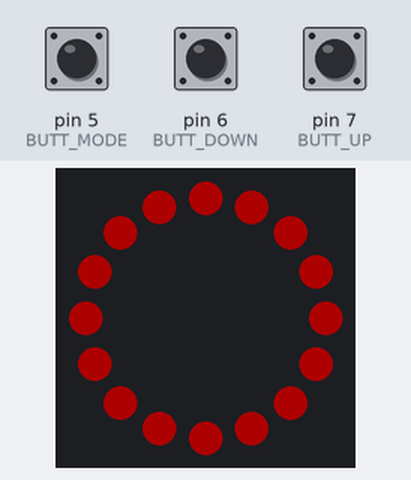
A sketch run on a simulated Arduino Uno, built with avr-gcc and run on an emulated ATmega328P. Parts: 16 RGB LEDs in a ring, first at the top, clockwise. The test bench sets the inputs (shaded band); at power-on: pin 5 (BUTT_MODE) HIGH, pin 7 (BUTT_UP) HIGH, pin 6 (BUTT_DOWN) HIGH. Dim RGB values are drawn brighter than linear.

Above: at 3.0 s.
3.1 s: pin 5 (BUTT_MODE) pulled LOW for 0.15 s
6.2 s: pin 5 (BUTT_MODE) pulled LOW for 1 s
7.8 s: pin 7 (BUTT_UP) pulled LOW for 1 s
At 8.04 s:
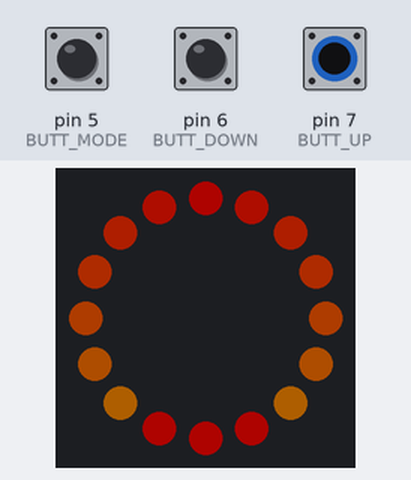
9.4 s: pin 6 (BUTT_DOWN) pulled LOW for 0.15 s
At 9.56 s:
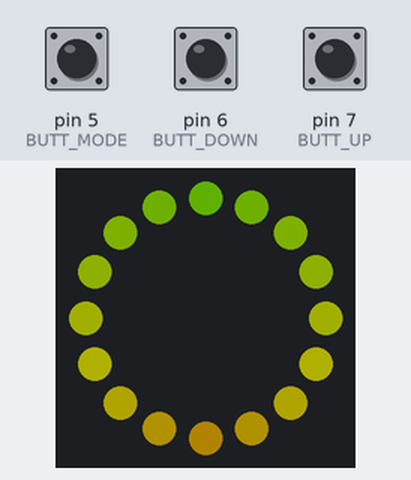
10.1 s: pin 7 (BUTT_UP) pulled LOW for 0.15 s
At 10.31 s:
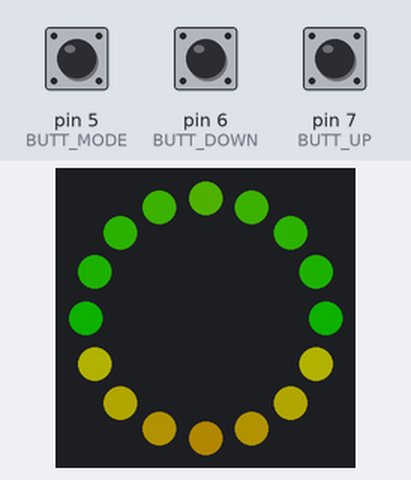
10.8 s: pin 6 (BUTT_DOWN) pulled LOW for 3.2 s
At 10.92 s:
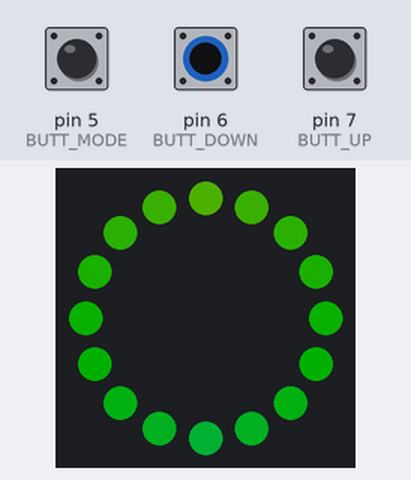

The sketch:

app.ino
```cpp
#include <Arduino.h>

#include <Adafruit_NeoPixel.h>
#include <RBD_Timer.h>
#include <RBD_Button.h>

#include "include/ioPins.h"
#include "include/powerFunctions.h"
#include "include/LedRing.h"


// ----------------------------------------------------------------------------
// TIMERS
// ----------------------------------------------------------------------------

// Power-Off when button is pressed for (n) sec
#define POWEROFF_TIME 4000
RBD::Timer timer_PowerOff;

// Initial hold-lock and step-factor
// (to lower the initial value while the button is pressed)
#define BUTTON_HOLD_TIME 50
#define BUTTON_HOLD_STEPUPFACTOR 1.05
RBD::Timer timer_ButtonHold;

// ----------------------------------------------------------------------------
// BUTTONS
// ----------------------------------------------------------------------------

// input pullup enabled by default
RBD::Button button_Mode(BUTT_MODE);
RBD::Button button_Down(BUTT_DOWN);
RBD::Button button_Up(BUTT_UP);

// ----------------------------------------------------------------------------
// LED RING
// ----------------------------------------------------------------------------

LedRing ringObject(RING_SIZE, RING_DATA_PIN);

// ----------------------------------------------------------------------------

void resetButtonHoldTimer( boolean fullReset = false ) {
    if ( fullReset ) {
        timer_ButtonHold.setTimeout(BUTTON_HOLD_TIME);
    }
    else {
        unsigned long newTime = timer_ButtonHold.getTimeout() / BUTTON_HOLD_STEPUPFACTOR;
        timer_ButtonHold.setTimeout( newTime );
    }
    timer_ButtonHold.restart();
}

void testRing() {
    // Fill along the length of the strip in various colors...
    ringObject.colorWipe(Adafruit_NeoPixel::Color( 255,   0,   0)    , 20); // Red
    ringObject.colorWipe(Adafruit_NeoPixel::Color(  0,  255,   0)    , 20); // Green
    ringObject.colorWipe(Adafruit_NeoPixel::Color(  0,    0, 255)    , 20); // Blue
    ringObject.colorWipe(Adafruit_NeoPixel::Color( 255, 255, 255, 0) , 20); // White
    ringObject.colorWipe(Adafruit_NeoPixel::Color(  0,   0,   0,  0) , 20);
    delay(200);
}

void setup() {
    powerInit();

    timer_PowerOff.setTimeout(POWEROFF_TIME);
    resetButtonHoldTimer( true );

    ringObject.init(BRIGHTNESS_START);
    testRing();
}

void shutDownProcess() {
    ringObject.colorWipe( Adafruit_NeoPixel::Color(0, 0, 0), 100 );
    ringObject.neoPixelObject->setBrightness(0);
    ringObject.neoPixelObject->show();
    delay(1000);
    powerOff();
}

void buttonsRead() {

    // Standard "Mode" action
    if ( button_Mode.onReleased() ) {
        ringObject.nextMode();
    }

    // Power controll
    if ( button_Mode.onPressed() ) {
        timer_PowerOff.restart();
    }
    else if ( button_Mode.isPressed() ) {
        if ( timer_PowerOff.isExpired() ) {
            shutDownProcess();
        }
    }

    // Brightness controll
    if ( button_Up.isPressed() && timer_ButtonHold.isExpired() ) {
        ringObject.increaseBrightness();
        resetButtonHoldTimer();
    }
    else if ( button_Down.isPressed() && timer_ButtonHold.isExpired() ) {
        ringObject.decreaseBrightness();
        resetButtonHoldTimer();
    }
    else if ( button_Up.onReleased() || button_Down.onReleased() ) {
        resetButtonHoldTimer( true );
    }
}

void loop() {

    buttonsRead();

    // ringObject.rainbowTest(0, 1);
    ringObject.processMode();
}
```

LedRing.h
```cpp
#ifndef LEDRING_H
#define LEDRING_H

#include <Adafruit_NeoPixel.h>

#define BRIGHTNESS_STEP  1
#define BRIGHTNESS_START 50


class LedRing
{
private:
    uint8_t pixelBrightness;

    // Current Mode Internals
    uint8_t currentMode;
    uint32_t savedHue;
    char16_t submode;
    int savedInt;

public:
    // NeoPixel led object
    Adafruit_NeoPixel* neoPixelObject;

    /**
     * (Description copied from AdaFruid)
     * @param ringSize Number of pixels in NeoPixel strip
     * @param ringDataPin Arduino pin number (must be valid)
     * @param ringType Pixel type flags, add together as needed:
     *   NEO_KHZ800  800 KHz bitstream (most NeoPixel products w/WS2812 LEDs)
     *   NEO_KHZ400  400 KHz (classic 'v1' (not v2) FLORA pixels, WS2811 drivers)
     *   NEO_GRB     Pixels are wired for GRB bitstream (most NeoPixel products)
     *   NEO_RGB     Pixels are wired for RGB bitstream (v1 FLORA pixels, not v2)
     *   NEO_RGBW    Pixels are wired for RGBW bitstream (NeoPixel RGBW products)
     */
    LedRing(uint16_t neoPixelSize, uint16_t neoPixelDataPin, neoPixelType ringType = NEO_GRB + NEO_KHZ800);
    ~LedRing();

    /**
     * Switch the mode
     */
    void nextMode();

    /**
     * Trigger current mode function
     */
    void processMode();

    /**
     * Reset mode memory
     */
    void resetModeInternals();

    /**
     * Init the NeoPixel Object
     * @param startBrightness 0 (min) - 255 (max)
     */
    void init(uint8_t startBrightness);

    /**
     * Increase the brightness
     */
    void increaseBrightness(uint16_t BrightnessStep = BRIGHTNESS_STEP);

    /**
     * Decrease the brightness
     */
    void decreaseBrightness(uint16_t BrightnessStep = BRIGHTNESS_STEP);

    /**
     * ~~ SO: AdaFruit desc ~~
     * Fill strip pixels one after another with a color. Strip is NOT cleared
     * first; anything there will be covered pixel by pixel. Pass in color
     * (as a single 'packed' 32-bit value, which you can get by calling
     * strip.Color(red, green, blue) as shown in the loop() function above),
     * and a delay time (in milliseconds) between pixels.
     * ~~ EO: AdaFruit desc ~~
     *
     * @param color use `Adafruit_NeoPixel::Color(r,g,b)` to select the color
     * @param wait wait time
     */
    void colorWipe(uint32_t color, int wait = 0);

    void mode_rainbowTest();

    void mode_smoothFadeThrough();

    void mode_colorIterate1();

    void mode_colorIterate2();
};

#endif
```

powerFunctions.h
```cpp
#ifndef POWER_FUNCTIONS_HPP
#define POWER_FUNCTIONS_HPP

#include <Arduino.h>
#include "ioPins.h"

void powerOn() {
    digitalWrite(PIN_POWER_UP, HIGH);
}

void powerInit() {
    pinMode(PIN_POWER_UP, OUTPUT);
    powerOn();
}

void powerOff() {
    digitalWrite(PIN_POWER_UP, LOW);
}

#endif // POWER_FUNCTIONS_HPP
```

LedRing.cpp
```cpp
#include "../include/LedRing.h"

#include <Adafruit_NeoPixel.h>

LedRing::LedRing(uint16_t neoPixelSize, uint16_t neoPixelDataPin, neoPixelType ringType)
{
    this->neoPixelObject = new Adafruit_NeoPixel(neoPixelSize, neoPixelDataPin, ringType);

    this->currentMode = 0;
    this->resetModeInternals();
}

LedRing::~LedRing()
{
    delete this->neoPixelObject;
}

void LedRing::nextMode()
{
    this->currentMode++;
    this->resetModeInternals();
}

void LedRing::processMode()
{
    switch (this->currentMode)
    {
    case 0:
        this->mode_rainbowTest();
        break;

    case 1:
        this->mode_smoothFadeThrough();
        break;

    case 2:
        this->mode_colorIterate1();
        break;

    case 3:
        this->mode_colorIterate2();
        break;

    default:
        // unkown mode / reset mode
        this->currentMode = 0;
        this->processMode();
        break;
    }
}

void LedRing::resetModeInternals()
{
    this->savedHue = 0;
    this->submode  = 0;
    this->savedInt = 0;
}

void LedRing::init(uint8_t startBrightness)
{
    this->neoPixelObject->begin(); // INITIALIZE NeoPixel strip object (REQUIRED)
    this->neoPixelObject->show();  // Turn OFF all pixels ASAP
    this->neoPixelObject->setBrightness(startBrightness);
    this->pixelBrightness = startBrightness;
}

void LedRing::increaseBrightness(uint16_t BrightnessStep)
{
    short int newBrightness = this->pixelBrightness + BrightnessStep;
    if (newBrightness < 255) {
        this->pixelBrightness = newBrightness;
        this->neoPixelObject->setBrightness( this->pixelBrightness );
        this->neoPixelObject->show();
    }
}

void LedRing::decreaseBrightness(uint16_t BrightnessStep)
{
    short int newBrightness = this->pixelBrightness - BrightnessStep;
    if (newBrightness > 0) {
        this->pixelBrightness = newBrightness;
        this->neoPixelObject->setBrightness(this->pixelBrightness);
        this->neoPixelObject->show();
    }
}

void LedRing::colorWipe(uint32_t color, int wait)
{
    for(int i=0; i < (int) this->neoPixelObject->numPixels(); i++) {
        this->neoPixelObject->setPixelColor(i, color);
        this->neoPixelObject->show();
        delay(wait);
    }
}

void LedRing::mode_rainbowTest()
{
    int rainbowLoops=1;

    // Hue of first pixel runs 'rainbowLoops' complete loops through the color
    // wheel. Color wheel has a range of 65536 but it's OK if we roll over, so
    // just count from 0 to rainbowLoops*65536, using steps of 256 so we
    // advance around the wheel at a decent clip.
    for(uint32_t firstPixelHue = 0; firstPixelHue < (uint32_t) rainbowLoops*65536; firstPixelHue += 256) {

        for(int i=0; i < (int) this->neoPixelObject->numPixels(); i++) { // For each pixel in strip...

            // Offset pixel hue by an amount to make one full revolution of the
            // color wheel (range of 65536) along the length of the strip
            // (strip.numPixels() steps):
            uint32_t pixelHue = firstPixelHue + (i * 65536L / this->neoPixelObject->numPixels());

            // strip.ColorHSV() can take 1 or 3 arguments: a hue (0 to 65535) or
            // optionally add saturation and value (brightness) (each 0 to 255).
            // Here we're using just the three-argument variant, though the
            // second value (saturation) is a constant 255.
            this->neoPixelObject->setPixelColor(i, this->neoPixelObject->gamma32(this->neoPixelObject->ColorHSV(pixelHue, 255, 255)));
        }

        this->neoPixelObject->show();
    }
}

void LedRing::mode_smoothFadeThrough()
{
    // Info from AdaFruit:
    // "Color wheel has a range of 65536 but it's OK if we roll over"
    if ( this->savedHue < 65536 ) {
        this->savedHue += 1;
    }
    else {
        this->savedHue = 0;
    }


    for(int i=0; i < (int) this->neoPixelObject->numPixels(); i++) { // For each pixel in strip...
        this->neoPixelObject->setPixelColor( i, this->neoPixelObject->gamma32(
            this->neoPixelObject->ColorHSV(this->savedHue, 255, 255)
        ));
    }

    this->neoPixelObject->show();
}

void LedRing::mode_colorIterate1()
{
    // HSV Limit protector
    if ( this->savedHue > 65536 ) {
        this->savedHue = 0 + this->savedHue;
    }

    // Pixel iterator
    for(int i=0; i < (int) this->neoPixelObject->numPixels(); i++) { // For each pixel in strip...
        this->neoPixelObject->setPixelColor( i, this->neoPixelObject->gamma32(
            this->neoPixelObject->ColorHSV(this->savedHue++, 255, 255)
        ));
    }

    this->neoPixelObject->show();
}

void LedRing::mode_colorIterate2()
{
    // HSV Limit protector
    this->savedHue++;
    if ( this->savedHue > 65536 ) {
        this->savedHue = this->savedHue;
    }

    // pixel iterator
    int pixelNum = this->savedInt;
    if ( pixelNum < (int) this->neoPixelObject->numPixels() ) {
        pixelNum++;
    }
    else {
        pixelNum = 0;
    }

    // count opposite pixel
    int oppositePixel = this->neoPixelObject->numPixels() - pixelNum;

    // set new pixel color
    uint32_t newColor = this->neoPixelObject->ColorHSV(
        this->savedHue+=1000, 255, 255
    );
    this->neoPixelObject->setPixelColor(pixelNum, newColor);
    this->neoPixelObject->setPixelColor(oppositePixel, newColor);

    // save data for next the loop
    this->savedInt = pixelNum;
    this->neoPixelObject->show();

    // wait before new iteration
    delay(150);
}
```

ioPins.h
```cpp
#ifndef IOPINS_HPP
#define IOPINS_HPP


// INPUT BUTTONS
#define BUTT_MODE 5
#define BUTT_DOWN 6
#define BUTT_UP   7

// POWER BUTTON
#define PIN_POWER_UP  3

// NEOPIXELS
#define RING_DATA_PIN 2
#define RING_SIZE     16


#endif // IOPINS_HPP
```

Measured:
- after the input at 3.1 s, every drawn part: stays the same
- after the input at 9.4 s, the LEDs: change after 0.09 s (image 2)
- after the input at 10.1 s, the LEDs: change after 0.14 s (image 3)
